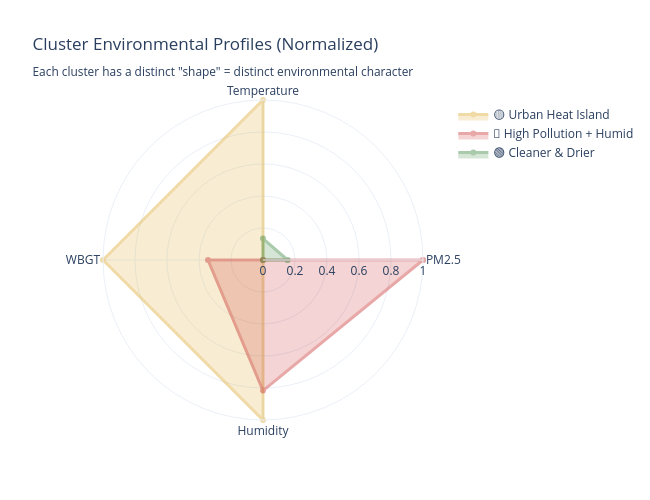

This figure's notebook cell:
### Markdown cell above
### 3.6 — Cluster Profiles: Radar Chart Comparison

Now let's see what each cluster "looks like" across all 4 features using a radar chart. This is the most powerful way to interpret the clusters — each cluster's shape tells a different environmental story.

### Code cell
# Step 3.6: Cluster profile radar chart
radar_labels = ['PM2.5', 'Temperature', 'WBGT', 'Humidity']

# Normalize cluster centers to 0–1 for radar comparison
centers_norm = pd.DataFrame(
    MinMaxScaler().fit_transform(centers_original),
    columns=radar_labels
)

fig = go.Figure()
for i in range(3):
    values = centers_norm.iloc[i].tolist() + [centers_norm.iloc[i].tolist()[0]]
    name = cluster_names.get(i, f'Cluster {i}')
    fig.add_trace(go.Scatterpolar(
        r=values,
        theta=radar_labels + [radar_labels[0]],
        fill='toself',
        name=name,
        line=dict(color=list(color_map.values())[i], width=3),
        opacity=0.4
    ))

fig.update_layout(
    polar=dict(radialaxis=dict(visible=True, range=[0, 1])),
    title='Cluster Environmental Profiles (Normalized)<br><sub>Each cluster has a distinct "shape" = distinct environmental character</sub>',
    template='plotly_white', width=650, height=500,
)
fig.show()

print("🔍 Cluster Interpretations:")
for i, name in cluster_names.items():
    c = centers_original[i]
    print(f"\n  {name}:")
    print(f"    PM2.5 = {c[0]:.1f} µg/m³ | Temp = {c[1]:.1f}°F | WBGT = {c[2]:.1f}°F | Humidity = {c[3]:.1f}%")

### Figure 1 — Plotly figure (JSON) as saved in the notebook; plotly's stock layout.template omitted (floating-point values rounded to 4 significant figures)
{"data": [{"fill": "toself", "line": {"color": "#DAA520", "width": 3}, "name": "🟡 Urban Heat Island", "opacity": 0.4, "r": [0, 1, 1, 1, 0], "theta": ["PM2.5", "Temperature", "WBGT", "Humidity", "PM2.5"], "type": "scatterpolar"}, {"fill": "toself", "line": {"color": "#C62828", "width": 3}, "name": "🔴 High Pollution + Humid", "opacity": 0.4, "r": [1, 0, 0.3438, 0.8162, 1], "theta": ["PM2.5", "Temperature", "WBGT", "Humidity", "PM2.5"], "type": "scatterpolar"}, {"fill": "toself", "line": {"color": "#2E7D32", "width": 3}, "name": "🟢 Cleaner & Drier", "opacity": 0.4, "r": [0.1533, 0.1341, 0, 0, 0.1533], "theta": ["PM2.5", "Temperature", "WBGT", "Humidity", "PM2.5"], "type": "scatterpolar"}], "layout": {"height": 500, "polar": {"radialaxis": {"range": [0, 1], "visible": true}}, "title": {"text": "Cluster Environmental Profiles (Normalized)<br><sub>Each cluster has a distinct \"shape\" = distinct environmental character</sub>"}, "width": 650}}
